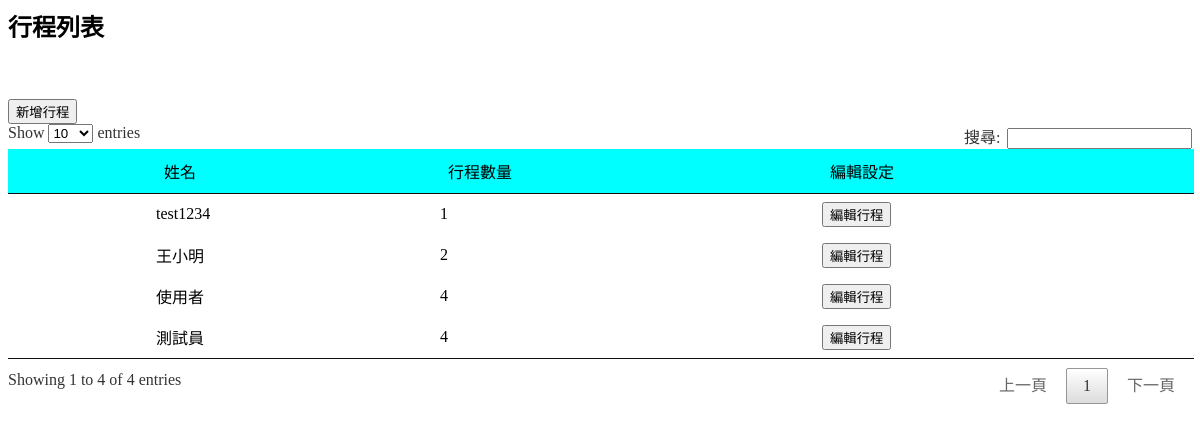
/plan_admin.php (signed in), run on an earlier commit of the app's database.
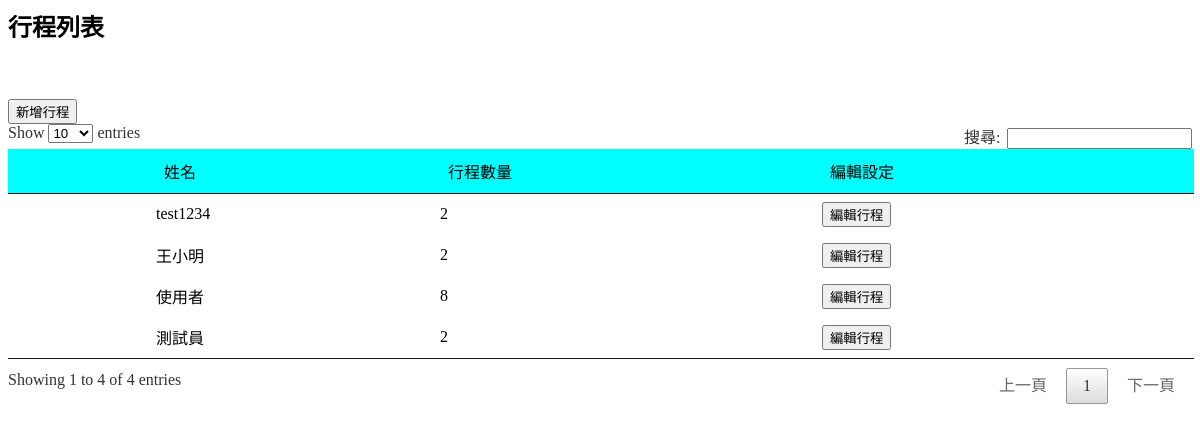
And on a later commit of the database.
### tables this page shows
CREATE TABLE `user` (
  `us_id` int(6) UNSIGNED NOT NULL,
  `us_account` varchar(30) NOT NULL,
  `us_password` varchar(60) NOT NULL,
  `us_name` varchar(30) NOT NULL,
  `us_gender` varchar(11) NOT NULL,
  `us_admin` varchar(11) NOT NULL,
  `us_status` int(11) NOT NULL,
  `us_email` varchar(30) NOT NULL,
  `us_last_login` timestamp NOT NULL DEFAULT '0000-00-00 00:00:00',
  `us_updatedate` timestamp NOT NULL DEFAULT CURRENT_TIMESTAMP ON UPDATE CURRENT_TIMESTAMP
);

### select_plan.php (called while the page is built, shortened)
<?php
    include("mysql.php");
    $today = date ("Y-m-d");
    $pn_ptid="";$pn_usid="";$pn_acid="";$pn_date="";
    $sql = "SELECT pn_ptid,pn_acid,(select pt_date from plan_trip where pn_ptid = pt_id ) as pn_date FROM plan_acname ";
    $query = $conn->query($sql);
    $update = $query->fetchAll(PDO::FETCH_ASSOC);
    foreach ($update as $key => $value) {
        if(strtotime($today)>strtotime($value['pn_date'])){
            $pn_ptid = $pn_ptid . $value['pn_ptid'] . ",";
            $pn_acid = $pn_acid . $value['pn_acid'] . ",";
            $pn_date = $pn_date . $value['pn_date'] . ",";
        }
    }
    if($pn_ptid!="" && $pn_acid!="" && $pn_date!=""){
        $pn_ptid = substr($pn_ptid,0,-1);
        $pn_date = substr($pn_date,0,-1);
        $pn_ptid = explode(",", $pn_ptid);
        $pn_date = explode(",", $pn_date);
        $count=count($pn_ptid);
        for($i=0 ; $i<$count ; $i++){
            $ptid = $pn_ptid[$i];
            $date = $pn_date[$i];
            $sql = "UPDATE plan_trip SET pt_status = 2 WHERE pt_date = '$date' and pt_id = $ptid ";
            $conn->exec($sql);
        }
    }
    if($us_admin=='Y'){
        $sql = "SELECT us_id,us_name,(select count(pt_name) from plan_trip where pt_usid = us_id) as pt_count FROM user WHERE us_admin NOT IN ('Y') ";
        $query = $conn->query($sql);
        $plan_count = $query->fetchAll(PDO::FETCH_ASSOC);
    }
?>

### plan_admin.php (the view, shortened to what this page needs)
<html>
  <head>
  </head>
<link href="jquery.dataTables.min.css" rel="stylesheet" />
<?php session_start();
    include("mysql.php");
    $us_admin = $_SESSION['us_admin'];
    if(!empty($us_admin)){
        include("select_plan.php");
    }
 ?>
  <body>
    <form name="showForm" method="post">
        <input type="hidden" name="admin" value="<?=$us_admin?>"/>
        <div id="button"></div>
        <H2>行程列表</H2>
        <br/><br/>
        <input type="button" name="addplan" value="新增行程" onClick="add_plan()"/>
        <table id="example1">
	        <thead>
                <tr>
                    <td bgcolor="#00FFFF"></td>
                    <td bgcolor="#00FFFF">姓名</td>
                    <td bgcolor="#00FFFF">行程數量</td>
                    <td bgcolor="#00FFFF">編輯設定</td>
                </tr>
	        </thead>
	        <tbody>
                <?php
                    foreach ($plan_count as $key => $count) {
                        if($count["pt_count"]>0){
                ?>
                <tr>
                    <td class=" details-control"></td>
                    <td class="us_name">
                        <?php echo $count["us_name"]?>
                    </td>
                    <td class="pt_count">
                        <?php echo $count["pt_count"]?>
                    </td>
                    <td class="pt_plan">
                        <input type="button" value="編輯行程" onClick="edit_plan(this)"/>
                    </td>
                    <?php
                        }
                    }
                    ?>
                </tr>
	        </tbody>
        </table>
    </form>
  </body>
</html>

What changed in the data, as far as the page shows it:
computed for user "test1234": pt_count "1" → "2"
changed user "使用者": pt_count "4" → "8"
changed user "測試員": pt_count "4" → "2"
